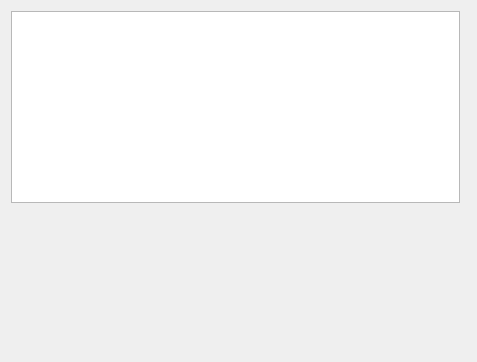
<?xml version="1.0" encoding="UTF-8"?>
<ui version="4.0">
 <class>LogViewer</class>
 <widget class="QWidget" name="LogViewer">
  <property name="geometry">
   <rect>
    <x>0</x>
    <y>0</y>
    <width>477</width>
    <height>362</height>
   </rect>
  </property>
  <property name="windowTitle">
   <string>LogViewer</string>
  </property>
  <layout class="QHBoxLayout" name="horizontalLayout">
   <item>
    <layout class="QVBoxLayout" name="verticalLayout">
     <item>
      <widget class="QListView" name="entityList"/>
     </item>
     <item>
      <widget class="KFilterProxySearchLine" name="entityFilter"/>
     </item>
     <item>
      <widget class="ConversationDatePicker" name="datePicker" native="true">
       <property name="sizePolicy">
        <sizepolicy hsizetype="Preferred" vsizetype="MinimumExpanding">
         <horstretch>0</horstretch>
         <verstretch>0</verstretch>
        </sizepolicy>
       </property>
      </widget>
     </item>
    </layout>
   </item>
   <item>
    <widget class="MessageView" name="messageView" native="true"/>
   </item>
  </layout>
 </widget>
 <layoutdefault spacing="6" margin="11"/>
 <customwidgets>
  <customwidget>
   <class>KFilterProxySearchLine</class>
   <extends>QWidget</extends>
   <header>kfilterproxysearchline.h</header>
  </customwidget>
  <customwidget>
   <class>MessageView</class>
   <extends>QWidget</extends>
   <header>message-view.h</header>
   <container>1</container>
  </customwidget>
  <customwidget>
   <class>ConversationDatePicker</class>
   <extends>QWidget</extends>
   <header>conversation-date-picker.h</header>
   <container>1</container>
  </customwidget>
 </customwidgets>
 <resources/>
 <connections/>
</ui>
